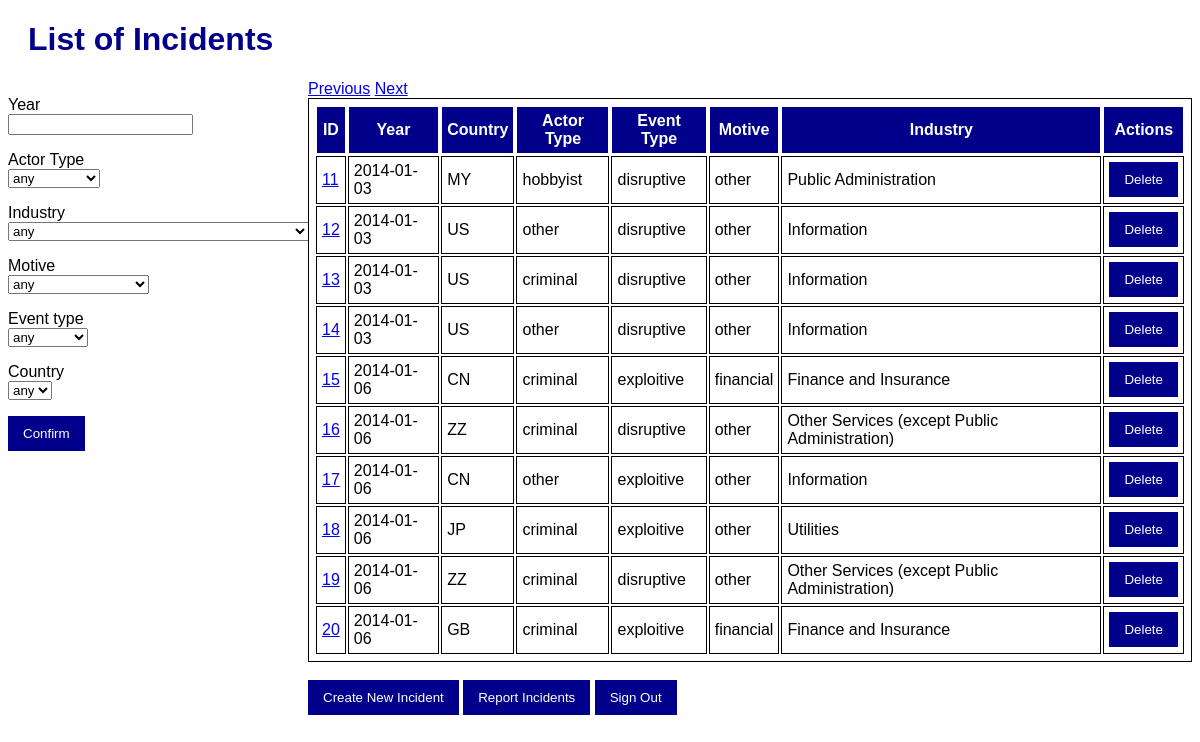
Page /incidents/search_list?page=2 on the committed database.
### app/models.py (models this page shows, shortened)
class Incident(db.Model):
    __tablename__ = 'incidents'
    id = db.Column(db.Integer, primary_key=True)
    date = db.Column(db.Date, nullable=False)
    actor = db.Column(db.String, nullable=False)
    actor_type_code = db.Column(db.Integer, db.ForeignKey('actor_types.code'))
    actor_type = db.relationship('ActorType', backref='incidents', foreign_keys=[actor_type_code])
    organization = db.Column(db.String, nullable=False)
    industry_code = db.Column(db.Integer, db.ForeignKey('industries.code'))
    industry = db.relationship('Industry', backref='incidents', foreign_keys=[industry_code])
    motive_code = db.Column(db.Integer, db.ForeignKey('motives.code'))
    motive = db.relationship('Motive', backref='incidents', foreign_keys=[motive_code])
    event_type_code = db.Column(db.Integer, db.ForeignKey('event_types.code'))
    event_type = db.relationship('EventType', backref='incidents', foreign_keys=[event_type_code])
    description = db.Column(db.String, nullable=False)
    source_url = db.Column(db.String, nullable=False)
    country_code = db.Column(db.String, db.ForeignKey('countries.code'))
    country = db.relationship('Country', backref='incidents', foreign_keys=[country_code])
    actor_country = db.Column(db.String, nullable=False)
    def serialize(self):
        return {
            'id': self.id,
            'date': self.date,
            'actor': self.actor,
            'actor_type_code': self.actor_type_code,
            'actor_type': self.actor_type,
            'organization': self.organization,
            'industry_code': self.industry_code,
            'industry': self.industry,
            'motive': self.motive,
            'motive_code': self.motive_code,
            'event_type_code': self.event_type_code,
            'event_type': self.event_type,
            'description': self.description,
            'source_url': self.source_url,
            'country_code': self.country.code,
            'country': self.country,
            'actor_country': self.actor_country
        }

class ActorType(db.Model):
    __tablename__ = 'actor_types'
    code = db.Column(db.Integer, primary_key=True)
    description = db.Column(db.String, nullable=False)

class EventType(db.Model):
    __tablename__ = 'event_types'
    code = db.Column(db.Integer, primary_key=True)
    description = db.Column(db.String, nullable=False)

class Motive(db.Model):
    __tablename__ = 'motives'
    code = db.Column(db.Integer, primary_key=True)
    description = db.Column(db.String, nullable=False)

class Industry(db.Model):
    __tablename__ = 'industries'
    code = db.Column(db.Integer, primary_key=True)
    description = db.Column(db.String, nullable=False)

### app/routes.py (the view)
@login_required
@app.route('/incidents/search_list', methods=['GET', 'POST'])
@cache.cached(query_string=True)
def search_list_incidents():
    form = IncidentSearchForm()
    filters = []
    page = request.args.get('page', default=1, type=int)
    if page < 1 :
        page = 1
    year = None
    country = None
    actor = None
    event = None
    motive = None
    industry = None
    page_size = 10
    if form.validate_on_submit():
        page = 1
        filters = []
        if form.year.data:
            year = form.year.data
            filters.append(Incident.date <= str(year) + "01-01")
            filters.append(Incident.date >= str(year - 1) + "01-01")
        if form.actorType.data != "0":
            actor = form.actorType.data
            filters.append(Incident.actor_type_code == form.actorType.data)
        if form.industry.data != "0":
            industry = form.industry.data
            filters.append(Incident.industry_code == form.industry.data)
        if form.motive.data != "0":
            motive = form.motive.data
            filters.append(Incident.motive_code == form.motive.data)
        if form.eventType.data != "0":
            event = form.eventType.data
            filters.append(Incident.event_type_code == form.eventType.data)
        if form.countries.data != "NV":
            country = form.countries.data
            filters.append(Incident.country_code == form.countries.data)
    else:
        year = request.args.get('year', None)
        country = request.args.get('country', None)
        actor = request.args.get('actor', None)
        event = request.args.get('event', None)
        motive = request.args.get('motive', None)
        industry = request.args.get('industry', None)
        if year:
            filters.append(Incident.date <= str(int(year)) + "01-01")
            filters.append(Incident.date >= str(int(year) - 1) + "01-01")
        if country and country != "NV":
            filters.append(Incident.country_code == country)
        if actor and actor != "0":
            filters.append(Incident.actor_type_code == actor)
        if event and event != "0":
            filters.append(Incident.event_type_code == event)
        if motive and motive != "0":
            filters.append(Incident.motive_code == motive)
        if industry and industry != "0":
            filters.append(Incident.industry_code == industry)
    cache_key = f"incidents_page_{page}_filters_{year}_{country}_{actor}_{event}_{motive}_{industry}"
    cached_incidents = cache.get(cache_key)
    incidents = []
    if cached_incidents:
        for cached_incident in cached_incidents:
            incidents.append(deserialize(cached_incident))
    else:
        incidents = Incident.query.filter(and_(*filters)).paginate(page=page, per_page=page_size, error_out=False)
        serialized_incidents = [incident.serialize() for incident in incidents.items]
        cache.set(cache_key, serialized_incidents)
    return render_template(
        'search_list_incidents.html',
        incidents=incidents,
        year=year,
        country=country,
        actor=actor,
        event=event,
        motive=motive,
        industry=industry,
        page=page,
        form=form
    )

### templates/search_list_incidents.html (shortened to what this page needs)
{% extends 'base.html' %}
{% block main %}
<h1>List of Incidents</h1>
<div id="main">
    <div id="search">
      <form action="" method="POST" novalidate>
        <p>
          {{ form.year.label }} <br />
          {{ form.year }}
        </p>
        <p>
          {{ form.actorType.label }} <br />
          {{ form.actorType }}
        </p>
        <p>
          {{ form.industry.label }} <br />
          {{ form.industry }}
        </p>
        <p>
          {{ form.motive.label }} <br />
          {{ form.motive }}
        </p>
        <p>
          {{ form.eventType.label }} <br />
          {{ form.eventType }}
        </p>
        <p>
          {{ form.countries.label }} <br />
          {{ form.countries }}
        </p>
        <p>{{ form.submit() }}</p>
      </form>
    </div>
<div id="list">
  <a href="{{ url_for('search_list_incidents', page=page - 1, year=year, country=country, actor=actor, event=event, motive=motive, industry=industry) }}" {% if not incidents.has_prev %}class="disabled"{% endif %}>Previous</a>
  <a href="{{ url_for('search_list_incidents', page=page + 1, year=year, country=country, actor=actor, event=event, motive=motive, industry=industry) }}" {% if not incidents.has_next %}class="disabled"{% endif %}>Next</a>
<br>
  <table>
    <tr>
      <th>ID</th>
      <th>Year</th>
      <th>Country</th>
      <th>Actor Type</th>
      <th>Event Type</th>
      <th>Motive</th>
      <th>Industry</th>
      <th>Actions</th>
    </tr>
    {% for incident in incidents %}
    <tr>
      <td>
        <a href="{{ url_for('update_incident', id=incident.id) }}"
          >{{ incident.id }}</a
        >
      </td>
      <td>{{ incident.date }}</td>
      <td>{{ incident.country_code }}</td>
      <td>{{ incident.actor_type.description }}</td>
      <td>{{ incident.event_type.description }}</td>
      <td>{{ incident.motive.description }}</td>
      <td>{{ incident.industry.description }}</td>
      <td>
        <form
          action="{{ url_for('delete_incident', id=incident.id) }}"
          method="POST"
          style="display: inline"
        >
          <input
            type="submit"
            value="Delete"
            onclick="return confirm('Are you sure you want to delete this incident?');"
          />
        </form>
      </td>
    </tr>
    {% endfor %}
  </table>
  <br />
  <form
    action="{{ url_for('create_incident') }}"
    method="POST"
    style="display: inline"
  >
    <input type="submit" value="Create New Incident" />
  </form>
  <form
    action="{{ url_for('report_incidents') }}"
    method="POST"
    style="display: inline"
  >
    <input type="submit" value="Report Incidents" />
  </form>
  <form action="{{ url_for('signout') }}" method="POST" style="display: inline">
    <input type="submit" value="Sign Out" />
  </form>
</div>
</div>
{% endblock %}

### static/style.css (style rules this page uses)
body { font-family: Arial, Helvetica, sans-serif; font-size: medium; }
h1 { color: darkblue; margin-left: 20px; }
table, th, td { border: 1px solid; padding: 5px; }
th { background-color: darkblue; color: white; }
input[type=submit], .button { background-color: darkblue; color: white; padding: 10px 15px; border: none; cursor: pointer; }
#main { display: flex; }
#search { width: 300px; }
#list { flex: 1; }

### rows in the picture
Incident: id "11", date "2014-01-03", country_code "MY", actor_type.description "hobbyist", event_type.description "disruptive", motive.description "other", industry.description "Public Administration"
Incident: id "12", date "2014-01-03", country_code "US", actor_type.description "other", event_type.description "disruptive", motive.description "other", industry.description "Information"
Incident: id "13", date "2014-01-03", country_code "US", actor_type.description "criminal", event_type.description "disruptive", motive.description "other", industry.description "Information"
Incident: id "14", date "2014-01-03", country_code "US", actor_type.description "other", event_type.description "disruptive", motive.description "other", industry.description "Information"
Incident: id "15", date "2014-01-06", country_code "CN", actor_type.description "criminal", event_type.description "exploitive", motive.description "financial", industry.description "Finance and Insurance"
Incident: id "16", date "2014-01-06", country_code "ZZ", actor_type.description "criminal", event_type.description "disruptive", motive.description "other", industry.description "Other Services (except Public Administration)"
Incident: id "17", date "2014-01-06", country_code "CN", actor_type.description "other", event_type.description "exploitive", motive.description "other", industry.description "Information"
Incident: id "18", date "2014-01-06", country_code "JP", actor_type.description "criminal", event_type.description "exploitive", motive.description "other", industry.description "Utilities"
Incident: id "19", date "2014-01-06", country_code "ZZ", actor_type.description "criminal", event_type.description "disruptive", motive.description "other", industry.description "Other Services (except Public Administration)"
Incident: id "20", date "2014-01-06", country_code "GB", actor_type.description "criminal", event_type.description "exploitive", motive.description "financial", industry.description "Finance and Insurance"
